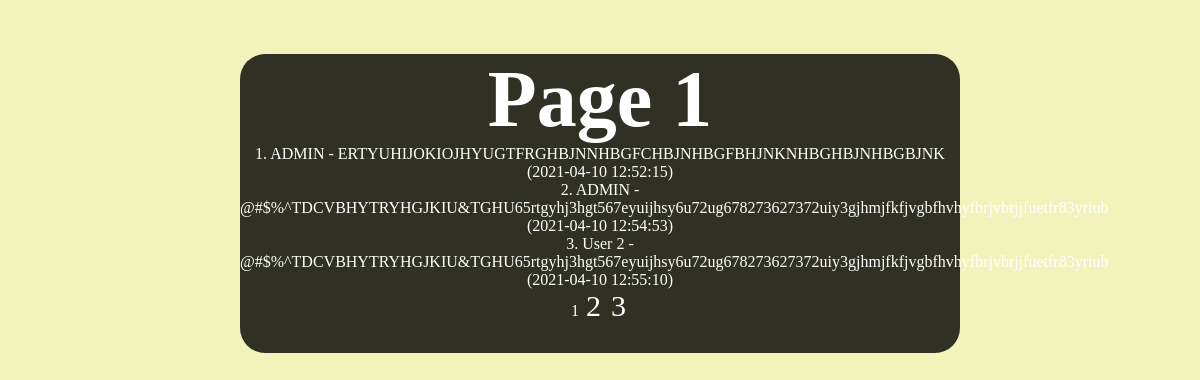
The page / on the database its author committed.
### tables this page shows
CREATE TABLE `notes` (
  `ID` int NOT NULL,
  `USER` varchar(30) NOT NULL,
  `NOTE` varchar(2000) NOT NULL,
  `TIME` timestamp NOT NULL DEFAULT CURRENT_TIMESTAMP
);

### index.php (called while the page is built, shortened)
<?php
try{
    $mysqli = new mysqli(SERVER, USERNAME, PASSWORD, DBNAME);
$page = intval($_GET['page'] ?? 1);
$itemsPerPage = 3;
$firstNumber = ($page - 1) * $itemsPerPage;
$sql_2 = 'SELECT * FROM notes';
    if (!($result = $mysqli->query($sql_2))) {
        throw new Exception($mysqli->error);
    }
    $data = $result->fetch_all(MYSQLI_ASSOC);
    $r=count($data);
    $pagesCount = ceil($r/$itemsPerPage);
    $pageData = array_slice($data, $firstNumber, $itemsPerPage);
    include('page.php');
} catch(Exception $e) {
    echo $e->getMessage();
}

### page.php (the view, shortened to what this page needs)
<!DOCTYPE html>
<html>
    <head>
        <link rel="stylesheet" href="style.css">
    </head>
    <body>
        <div class="wrapper">
            <h1>Page <?=$page?></h1>
            <div>
                <?php foreach ($pageData as $row) {echo $row['ID'] . '. ' . $row['USER'] . ' - ' . $row['NOTE'] . ' (' . $row['TIME'] . ')<br/>';}?>
            </div>
            <div class="links">
            <?php
            for ($i = 1; $i <= $pagesCount; $i++) {
                if ($i == $page) {
                    echo " $i ";
                } else {
            ?>
                <a href="index.php?page=<?=$i?>"><?=$i?></a>
            <?php
                }
            }
            ?>
        </div>
        </div>
    </body>
</html>

### style.css (style rules this page uses)
body { margin: 0; background-position: center; background-color: #f2f2bb; color: white; }
.wrapper { text-align: center; width: 60%; margin-left: auto; margin-right: auto; background-color: rgba(0, 0, 0, 0.8); border-radius: 25px; margin-bottom: 35px; }
h1 { font-size: 500%; margin-bottom: 0; }
.links { padding-bottom: 30px; }
a { color: white; font-size: 30px; text-decoration: none; border: 3px solid transparent; border-radius: 20px; }

### rows shown on the page
notes: ID "1", USER "ADMIN", NOTE "ERTYUHIJOKIOJHYUGTFRGHBJNNHBGFCHBJNHBGFBHJNKNHBGHBJNHBGBJNK", TIME "2021-04-10 12:52:15"
notes: ID "2", USER "ADMIN", NOTE "@#$%^TDCVBHYTRYHGJKIU&TGHU65rtgyhj3hgt567eyuijhsy6u72ug678273627372uiy3gjhmjfkfjvgbfhvhyfbrjvbrjjfuetfr83yriub", TIME "2021-04-10 12:54:53"
notes: ID "3", USER "User 2", NOTE "@#$%^TDCVBHYTRYHGJKIU&TGHU65rtgyhj3hgt567eyuijhsy6u72ug678273627372uiy3gjhmjfkfjvgbfhvhyfbrjvbrjjfuetfr83yriub", TIME "2021-04-10 12:55:10"

### other values the page prints
$page "1"
